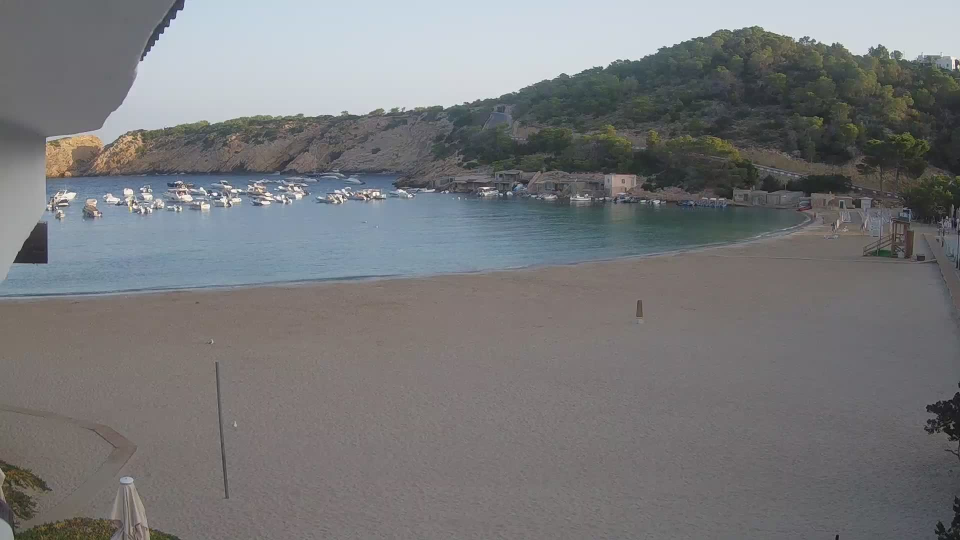
#> input picture data/images/0_empty.jpg, 1920 x 1080 px (shown at 1/2 size); its folder holds 4 pictures in this run
$ jupyter execute --allow-errors PIPELINE.ipynb   (Python 2 division)
#> lines starting #> are read from the running program, lines starting #| are printed output that depends on the picture
### PIPELINE

[cell 1]
import cv2
import matplotlib.pyplot as plt
import sys
import os
import numpy as np
import pandas as pd
from tqdm import tqdm


# Add the 'src' directory to the Python path
sys.path.append(os.path.join(os.getcwd(), 'src'))
import Evaluator
import Utils

[cell 2]
# Define image  names
images = ["0_empty", "0","1","2","3","4","5","6","7","8","9"]


# dictonary for two different sets of parameters
parameters = {
    "over_130": {
        "noise_reduction":  "Gaussian",
        "filter_size":  3,
        "clahe":  True,
        "grid_size":  8,
        "pct":  50.0,
        "static_foreground_removal":  True,
        "dilation":  True,
        "opening":  False,
        "closing":  True,
        "smoothing_after_morph":  True,

    },
    "below_130": {
        "noise_reduction":  "Median",
        "filter_size":  3,
        "clahe":  False,
        "grid_size":  8,
        "pct":  35.0,
        "static_foreground_removal":  True,
        "dilation":  True,
        "opening":  True,
        "closing":  True,
        "smoothing_after_morph":  False,
    }
}

[cell 3]
# Initialize the DataFrame with specific column types
df_eval = pd.DataFrame({
    'image': pd.Series(dtype='str'),
    'objects_before_post_processing': pd.Series(dtype='int'),
    'objects_after_post_processing': pd.Series(dtype='int'),
    'TP': pd.Series(dtype='int'),
    'FP': pd.Series(dtype='int'),
    'FN': pd.Series(dtype='int'),
    'Precision': pd.Series(dtype='float'),
    'Recall': pd.Series(dtype='float'),
    'F1': pd.Series(dtype='float'),
    'RMSE': pd.Series(dtype='float'),
    'avg_intensity': pd.Series(dtype='float')
})

[cell 4]
# Function to process each parameter combination
def process_image(image):

#> called with image = '0_empty'
    img_gray = cv2.imread(f"data/images/{image}.jpg", cv2.IMREAD_GRAYSCALE)
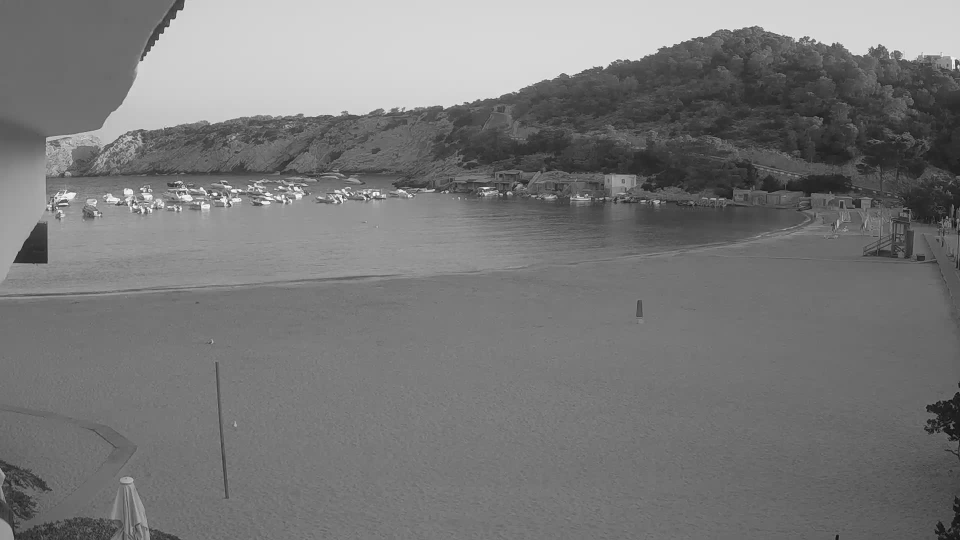
#> img_gray: shape (1080, 1920) (shown at 1/2 size); min 3, max 255, mean 120.2
    avg_intensity = np.mean(img_gray)
#> avg_intensity = 120.2
    # Load the image
    img = cv2.imread(f"data/images/{image}.jpg")
#> img is the input picture: shape (1080, 1920, 3); mean B, G, R 121.9, 120.3, 119.4


    # Load labels
    labels = pd.read_csv(f"data/labels/labels_{image}.csv")
    labels.columns = ['Label', 'X', 'Y', 'Image', 'Width', 'Height']
    actual_persons = len(labels)
    labels_np = labels[['X', 'Y']].to_numpy()

    # Calulate avg intensity value
    avg_intensity = np.mean(img_gray)

    # if the avg intensity is above 130, use the set of parameters for images with high intensity

    # Select parameters based on intensity
    if avg_intensity >= 130:
        params_set = "over_130"
    else:
        params_set = "below_130"

    # Extract parameters
    noise = parameters[params_set]["noise_reduction"]
    size = parameters[params_set]["filter_size"]
    clahe = parameters[params_set]["clahe"]
    grid = parameters[params_set]["grid_size"]
    p = parameters[params_set]["pct"]
    static_removal = parameters[params_set]["static_foreground_removal"]
    d = parameters[params_set]["dilation"]
    o = parameters[params_set]["opening"]
    c = parameters[params_set]["closing"]
    smooth = parameters[params_set]["smoothing_after_morph"]


    # Preprocess the image
    image_preprocessed = Utils.preprocess_image(img, noise, size, clahe, grid)

    # Background subtraction
    image_no_background = Utils.background_subtraction(image_preprocessed, p, static_removal)

    # Morphological operations
    image_morph = Utils.apply_morphological_operations(image_no_background, d, o, c, smooth)

    # Segment objects with connected components
    num_labels, labels_im, stats, centroids = cv2.connectedComponentsWithStats(image_morph, connectivity=8)
    num_objects_before_post_processing = num_labels - 1

    # Post processing
    bounding_boxes = Utils.post_process_image(image_morph, stats, centroids, nms_threshold=0.5)

    # Evaluate the results
    eval = Evaluator.Evaluator()
    eval.evaluate_bounding_boxes(bounding_boxes, labels_np)

    # get bounding boxes
    tp_boxes, tp_points, fp_boxes, fn_points = eval.get_bounding_boxes()

    # draw result
    #Utils.draw_result(img, tp_boxes, tp_points, fp_boxes, fn_points)
    output_path = f"results/images/{image}_result.jpg"
    img= Utils.draw_result(img, tp_boxes, tp_points, fp_boxes, fn_points)
    # save the result image as rgb
    cv2.imwrite(output_path, cv2.cvtColor(img, cv2.COLOR_BGR2RGB))

    # Prepare row data
    row = {
        'Image': image,
        'TP': eval.TP,
        'FP': eval.FP,
        'FN': eval.FN,
        'Precision': eval.get_precision(),
        'Recall': eval.get_recall(),
        'F1': eval.get_f1_score(),
        'RMSE': eval.get_RMSE(actual_persons, eval.TP + eval.FP),
        'Accuracy': eval.get_accuracy(),
        'avg_intensity': avg_intensity
    }

    return row
